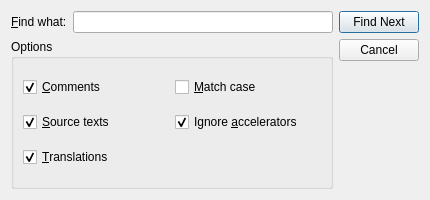
<?xml version="1.0" encoding="UTF-8"?>
<ui version="4.0">
 <comment>
* Copyright (C) 2016 The Qt Company Ltd.
* SPDX-License-Identifier: LicenseRef-Qt-Commercial OR GPL-3.0-only
</comment>
 <class>FindDialog</class>
 <widget class="QDialog" name="FindDialog">
  <property name="geometry">
   <rect>
    <x>0</x>
    <y>0</y>
    <width>430</width>
    <height>200</height>
   </rect>
  </property>
  <property name="sizePolicy">
   <sizepolicy hsizetype="Preferred" vsizetype="Maximum">
    <horstretch>0</horstretch>
    <verstretch>0</verstretch>
   </sizepolicy>
  </property>
  <property name="windowTitle">
   <string>Find</string>
  </property>
  <property name="whatsThis">
   <string>This window allows you to search for some text in the translation source file.</string>
  </property>
  <layout class="QHBoxLayout">
   <property name="spacing">
    <number>6</number>
   </property>
   <property name="margin" stdset="0">
    <number>11</number>
   </property>
   <item>
    <layout class="QVBoxLayout">
     <property name="spacing">
      <number>6</number>
     </property>
     <property name="margin" stdset="0">
      <number>0</number>
     </property>
     <item>
      <layout class="QHBoxLayout">
       <property name="spacing">
        <number>6</number>
       </property>
       <property name="margin" stdset="0">
        <number>0</number>
       </property>
       <item>
        <widget class="QLabel" name="findWhat">
         <property name="text">
          <string>&amp;Find what:</string>
         </property>
         <property name="buddy">
          <cstring>led</cstring>
         </property>
        </widget>
       </item>
       <item>
        <widget class="QLineEdit" name="led">
         <property name="whatsThis">
          <string>Type in the text to search for.</string>
         </property>
        </widget>
       </item>
      </layout>
     </item>
     <item>
      <widget class="QGroupBox" name="groupBox">
       <property name="title">
        <string>Options</string>
       </property>
       <layout class="QGridLayout">
        <property name="margin" stdset="0">
         <number>9</number>
        </property>
        <property name="spacing">
         <number>6</number>
        </property>
        <item row="1" column="0">
         <widget class="QCheckBox" name="sourceText">
          <property name="whatsThis">
           <string>Source texts are searched when checked.</string>
          </property>
          <property name="text">
           <string>&amp;Source texts</string>
          </property>
          <property name="checked">
           <bool>true</bool>
          </property>
         </widget>
        </item>
        <item row="2" column="0">
         <widget class="QCheckBox" name="translations">
          <property name="whatsThis">
           <string>Translations are searched when checked.</string>
          </property>
          <property name="text">
           <string>&amp;Translations</string>
          </property>
          <property name="checked">
           <bool>true</bool>
          </property>
         </widget>
        </item>
        <item row="0" column="1">
         <widget class="QCheckBox" name="matchCase">
          <property name="whatsThis">
           <string>Texts such as 'TeX' and 'tex' are considered as different when checked.</string>
          </property>
          <property name="text">
           <string>&amp;Match case</string>
          </property>
         </widget>
        </item>
        <item row="0" column="0">
         <widget class="QCheckBox" name="comments">
          <property name="whatsThis">
           <string>Comments and contexts are searched when checked.</string>
          </property>
          <property name="text">
           <string>&amp;Comments</string>
          </property>
          <property name="checked">
           <bool>true</bool>
          </property>
         </widget>
        </item>
        <item row="1" column="1">
         <widget class="QCheckBox" name="ignoreAccelerators">
          <property name="text">
           <string>Ignore &amp;accelerators</string>
          </property>
          <property name="checked">
           <bool>true</bool>
          </property>
         </widget>
        </item>
       </layout>
      </widget>
     </item>
    </layout>
   </item>
   <item>
    <layout class="QVBoxLayout">
     <property name="spacing">
      <number>6</number>
     </property>
     <property name="margin" stdset="0">
      <number>0</number>
     </property>
     <item>
      <widget class="QPushButton" name="findNxt">
       <property name="whatsThis">
        <string>Click here to find the next occurrence of the text you typed in.</string>
       </property>
       <property name="text">
        <string>Find Next</string>
       </property>
       <property name="default">
        <bool>true</bool>
       </property>
       <property name="flat">
        <bool>false</bool>
       </property>
      </widget>
     </item>
     <item>
      <widget class="QPushButton" name="cancel">
       <property name="whatsThis">
        <string>Click here to close this window.</string>
       </property>
       <property name="text">
        <string>Cancel</string>
       </property>
      </widget>
     </item>
     <item>
      <spacer>
       <property name="orientation">
        <enum>Qt::Orientation::Vertical</enum>
       </property>
       <property name="sizeType">
        <enum>QSizePolicy::Policy::Expanding</enum>
       </property>
       <property name="sizeHint" stdset="0">
        <size>
         <width>20</width>
         <height>51</height>
        </size>
       </property>
      </spacer>
     </item>
    </layout>
   </item>
  </layout>
 </widget>
 <layoutdefault spacing="6" margin="11"/>
 <tabstops>
  <tabstop>led</tabstop>
  <tabstop>findNxt</tabstop>
  <tabstop>cancel</tabstop>
  <tabstop>comments</tabstop>
  <tabstop>sourceText</tabstop>
  <tabstop>translations</tabstop>
  <tabstop>matchCase</tabstop>
 </tabstops>
 <resources/>
 <connections>
  <connection>
   <sender>cancel</sender>
   <signal>clicked()</signal>
   <receiver>FindDialog</receiver>
   <slot>reject()</slot>
   <hints>
    <hint type="sourcelabel">
     <x>372</x>
     <y>58</y>
    </hint>
    <hint type="destinationlabel">
     <x>373</x>
     <y>109</y>
    </hint>
   </hints>
  </connection>
 </connections>
</ui>
